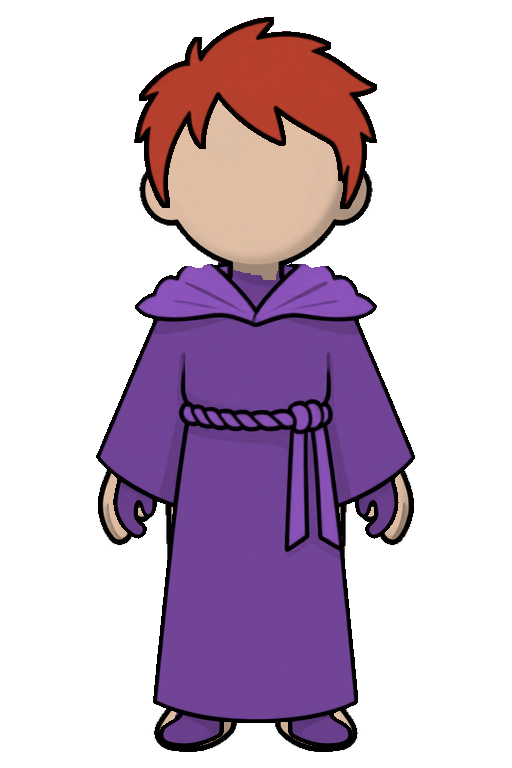
#> input picture art/pass1/char_1.png, 512 x 768 px, given in place of body_a_102_00001_.png, which was not available
$ python gen_parts.py ../../art/pass1/char_1.png
#> lines starting #> are read from the running program, lines starting #| are printed output that depends on the picture; after the words box and inside, x2 and y2 are one past the last pixel; in counts of white or black regions, pixels touching at a corner belong together; pictures that were not available may be replaced by others from this repository, and a replacement may not be noted
#> further down, raw is the input picture: PIL image 512x768 RGBA; mean R, G, B, A 47.6, 29.7, 47.2, 101
### tools/art/artlib.py
"""Helpers for the paper-doll first pass: background removal, anchoring, layer extraction, tint."""
import numpy as np
from PIL import Image, ImageDraw, ImageFilter

CANVAS = (512, 768)   # 4x the game canvas (128x192)
FEET_Y = 752          # feet anchor: bottom centre
BODY_HEIGHT = 690


def remove_background(image, thresh=38):
    """Flood-fills the flat background from the four corners. Returns RGBA."""
#> called with thresh = 38
    rgb = image.convert("RGB")
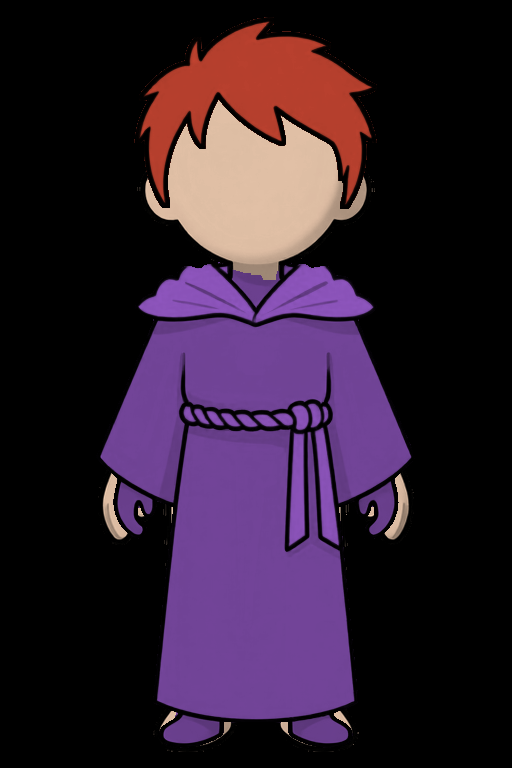
#> rgb: PIL image 512x768 RGB; mean R, G, B 47.6, 29.7, 47.2
    marker = (255, 0, 255)
    work = rgb.copy()
    w, h = work.size
#> w = 512; h = 768
    for corner in [(0, 0), (w - 1, 0), (0, h - 1), (w - 1, h - 1)]:
        ImageDraw.floodfill(work, corner, marker, thresh=thresh)
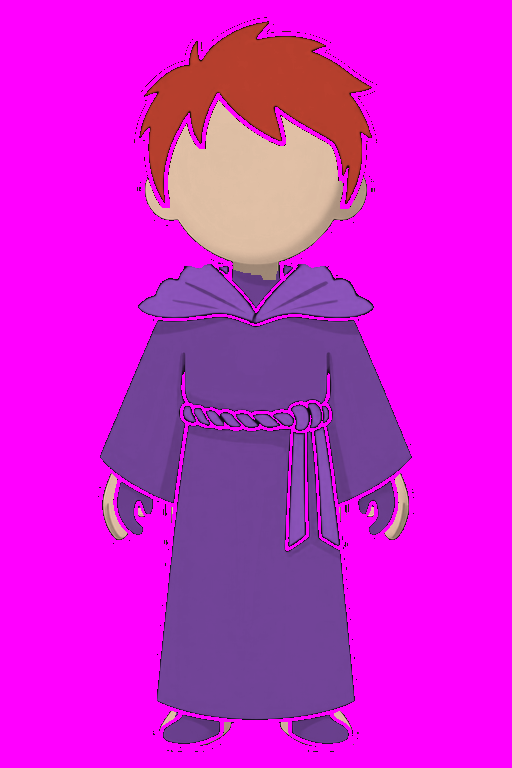
#> work: PIL image 512x768 RGB; mean R, G, B 213.4, 29.6, 213
    background = np.all(np.asarray(work) == marker, axis=-1)
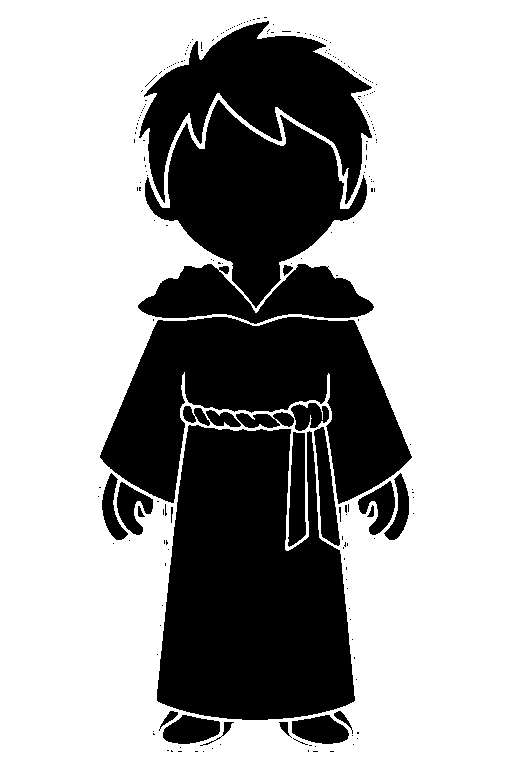
#> background: shape (768, 512) bool; 65.1% white; 220 black regions (194 under 20 px), largest, box (x1, y1, x2, y2) and area: (157, 425, 355, 720) 44613, (100, 317, 412, 504) 31755, (145, 100, 367, 308) 22274
    alpha = Image.fromarray(np.where(background, 0, 255).astype(np.uint8))
    # Pull the edge in by a pixel to drop the white antialiasing fringe.
    alpha = alpha.filter(ImageFilter.MinFilter(3))
#> alpha: PIL image 512x768 L; 32.6% white; 29 white regions (3 under 20 px), largest, box (x1, y1, x2, y2) and area: (158, 426, 354, 719) 43360, (101, 318, 410, 502) 30343, (146, 102, 366, 305) 21146
    out = rgb.convert("RGBA")
    out.putalpha(alpha)
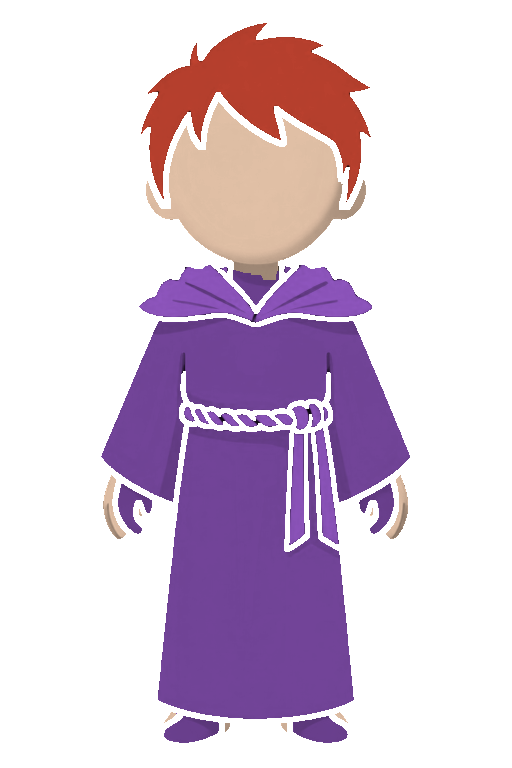
#> out: PIL image 512x768 RGBA; mean R, G, B, A 47.6, 29.7, 47.2, 83.2; transparent parts drawn white
    return out


def anchor(rgba, height=BODY_HEIGHT):
    """Scales the figure to a fixed height and puts its feet on the shared anchor."""
#> called with height = 690
    box = rgba.getchannel("A").getbbox()
#> box = (101, 23, 410, 743)
    figure = rgba.crop(box)
    scale = height / figure.height
#> scale = 0.958
    figure = figure.resize((round(figure.width * scale), height), Image.LANCZOS)
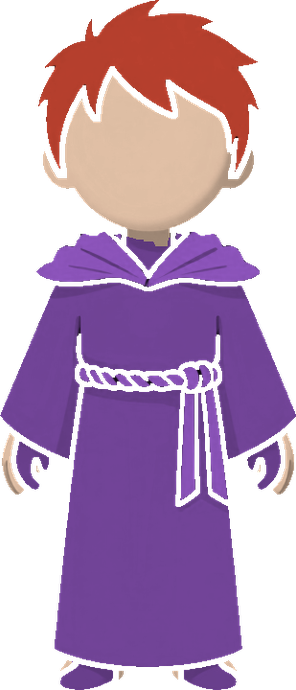
#> figure: PIL image 296x690 RGBA; mean R, G, B, A 87.3, 54.2, 86.6, 147; transparent parts drawn white
    canvas = Image.new("RGBA", CANVAS, (0, 0, 0, 0))
#> canvas: PIL image 512x768 RGBA; every value is 0
    canvas.alpha_composite(figure, ((CANVAS[0] - figure.width) // 2, FEET_Y - height))
    return canvas


def on_white(rgba):
    bg = Image.new("RGBA", rgba.size, (255, 255, 255, 255))
    bg.alpha_composite(rgba)
    return bg.convert("RGB")


def neck_row(rgba):
    """First pinch of the silhouette below the widest row of the head."""
    alpha = np.asarray(rgba.getchannel("A")) > 0
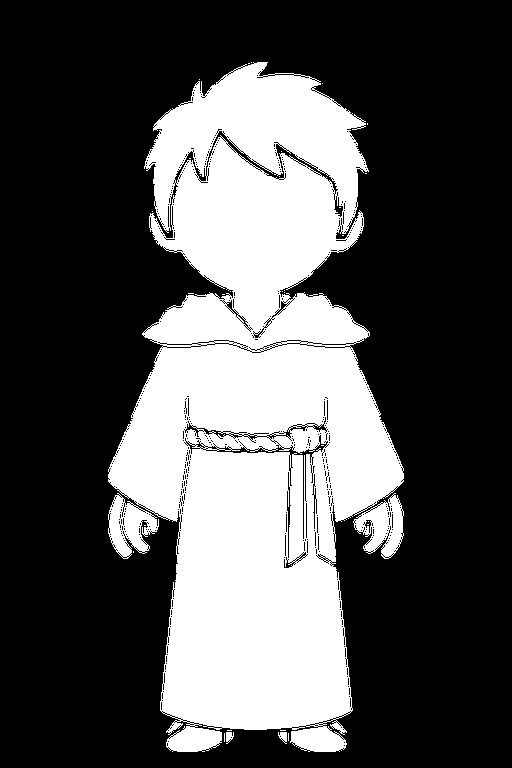
#> alpha: shape (768, 512) bool; 32.4% white; 35 white regions (30 under 20 px), largest, box (x1, y1, x2, y2) and area: (108, 62, 404, 752) 123604, (108, 493, 159, 559) 1800, (353, 493, 404, 559) 1771, (278, 732, 287, 744) 69, (226, 732, 234, 744) 64
    widths = alpha.sum(axis=1)
#> widths = 768 values, max 287 at index 473, min 0 at index 0, mean 165.9
    rows = np.nonzero(widths)[0]
#> rows = 690 values from 62 to 751
    top, bottom = rows[0], rows[-1]
#> top = 62; bottom = 751
    head_widest = max(range(top, top + (bottom - top) // 3), key=lambda y: widths[y])
#> head_widest = 123
    best = head_widest
#> best = 123
    for y in range(head_widest, bottom):
        if widths[y] < widths[best]:
            best = y
        elif widths[y] > widths[best] * 1.25:
            break
#> after the loop, best = 290
    return best


# [90 lines left out: functions extract_coloured, extract_changed, extract_outfit, to_greyscale, tint, stack, not called in this run]

### tools/art/comfy_client.py
"""Tiny ComfyUI API client for the character art first pass (Z-Image Turbo)."""
import json
import os
import time
import urllib.error
import urllib.request

HOST = "http://127.0.0.1:8189"
OUT_DIR = os.path.join(os.path.dirname(os.path.abspath(__file__)), "comfy_out")
INPUT_DIR = os.path.expandvars(r"%LOCALAPPDATA%\Comfy-Desktop\ComfyUI-Installs\ComfyUI\ComfyUI\input")

STYLE = ("2D game character art, clean thick black outlines, cel shaded, flat colours, limited palette, "
         "simple cartoon style, front view, full body, standing straight, arms slightly away from the body, "
         "centered, plain flat pure white background, no shadow on the ground, no text")


def _post(path, payload):
    req = urllib.request.Request(HOST + path, data=json.dumps(payload).encode("utf-8"),
                                 headers={"Content-Type": "application/json"})
    try:
        return json.loads(urllib.request.urlopen(req).read())
    except urllib.error.HTTPError as error:
        raise RuntimeError(error.read().decode("utf-8", "replace")[:1500]) from None


def _get(path):
    return json.loads(urllib.request.urlopen(HOST + path).read())


def run(workflow, timeout=900):
    """Queues a workflow, waits for it, returns the saved image paths."""
    prompt_id = _post("/prompt", {"prompt": workflow})["prompt_id"]
    start = time.time()
    while time.time() - start < timeout:
        history = _get("/history/" + prompt_id)
        if prompt_id in history:
            entry = history[prompt_id]
            status = entry.get("status", {})
            if status.get("status_str") == "error":
                raise RuntimeError(json.dumps(status.get("messages", []))[:2000])
            paths = []
            for node in entry.get("outputs", {}).values():
                for image in node.get("images", []):
                    paths.append(os.path.join(OUT_DIR, image.get("subfolder", ""), image["filename"]))
            return paths, time.time() - start
        time.sleep(1.0)
    raise TimeoutError(prompt_id)


def _base(prompt, seed, steps, prefix):
    return {
        "unet": {"class_type": "UNETLoader", "inputs": {"unet_name": "z_image_turbo_bf16.safetensors", "weight_dtype": "default"}},
        "shift": {"class_type": "ModelSamplingAuraFlow", "inputs": {"model": ["unet", 0], "shift": 3.0}},
        "clip": {"class_type": "CLIPLoader", "inputs": {"clip_name": "qwen_3_4b.safetensors", "type": "lumina2", "device": "cpu"}},
        "vae": {"class_type": "VAELoader", "inputs": {"vae_name": "ae.safetensors"}},
        "pos": {"class_type": "CLIPTextEncode", "inputs": {"clip": ["clip", 0], "text": prompt}},
        "neg": {"class_type": "ConditioningZeroOut", "inputs": {"conditioning": ["pos", 0]}},
        "sample": {"class_type": "KSampler", "inputs": {
            "model": ["shift", 0], "positive": ["pos", 0], "negative": ["neg", 0], "latent_image": ["latent", 0],
            "seed": seed, "steps": steps, "cfg": 1.0, "sampler_name": "res_multistep", "scheduler": "simple", "denoise": 1.0}},
        "decode": {"class_type": "VAEDecode", "inputs": {"samples": ["sample", 0], "vae": ["vae", 0]}},
        "save": {"class_type": "SaveImage", "inputs": {"images": ["decode", 0], "filename_prefix": prefix}},
    }


# [4 lines left out: function txt2img, not called in this run]


def inpaint(prompt, seed, prefix, image_name, mask_name, denoise=1.0, steps=9):
    """Repaints only the white area of `mask_name` (both files live in ComfyUI's input folder)."""
    wf = _base(prompt, seed, steps, prefix)
    wf["image"] = {"class_type": "LoadImage", "inputs": {"image": image_name}}
    wf["mask_image"] = {"class_type": "LoadImage", "inputs": {"image": mask_name}}
    wf["mask"] = {"class_type": "ImageToMask", "inputs": {"image": ["mask_image", 0], "channel": "red"}}
    wf["encode"] = {"class_type": "VAEEncode", "inputs": {"pixels": ["image", 0], "vae": ["vae", 0]}}
    wf["latent"] = {"class_type": "SetLatentNoiseMask", "inputs": {"samples": ["encode", 0], "mask": ["mask", 0]}}
    wf["sample"]["inputs"]["denoise"] = denoise
    return run(wf)

### tools/art/gen_parts.py
"""Builds the two body templates, then inpaints hair and outfits over body A."""
import os
import sys

from PIL import Image, ImageDraw

import artlib
import comfy_client as cc

HERE = os.path.dirname(os.path.abspath(__file__))
WORK = os.path.join(HERE, "pass1")
os.makedirs(WORK, exist_ok=True)

# ----- templates -----
sources = {"a": "body_a_102_00001_.png", "b": "body_b_202_00001_.png"}
templates = {}
for key, name in sources.items():
    raw = Image.open(os.path.join(cc.OUT_DIR, "pass1", name))
    body = artlib.anchor(artlib.remove_background(raw))
    body.save(os.path.join(WORK, "body_%s.png" % key))
    templates[key] = body
    print("body %s: neck row %d" % (key, artlib.neck_row(body)))
#| body a: neck row 290
#> pass 2 of the loop `for key, name in sources.items():`:
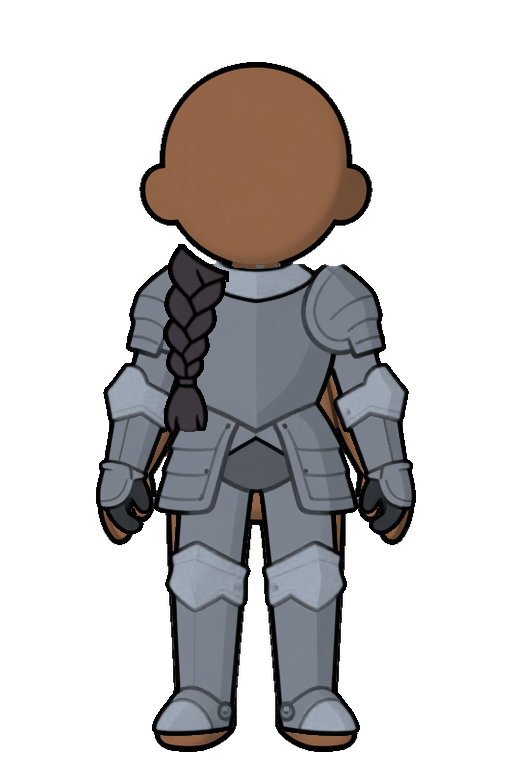
#> input picture art/pass1/char_2.png, 512 x 768 px, given in place of body_b_202_00001_.png, which was not available
#> raw is the input picture: PIL image 512x768 RGBA; mean R, G, B, A 37, 34.4, 34.2, 91.5
#> in remove_background (call 2), `background = np.all(np.asarray(work) == marker, axis=-1)`:
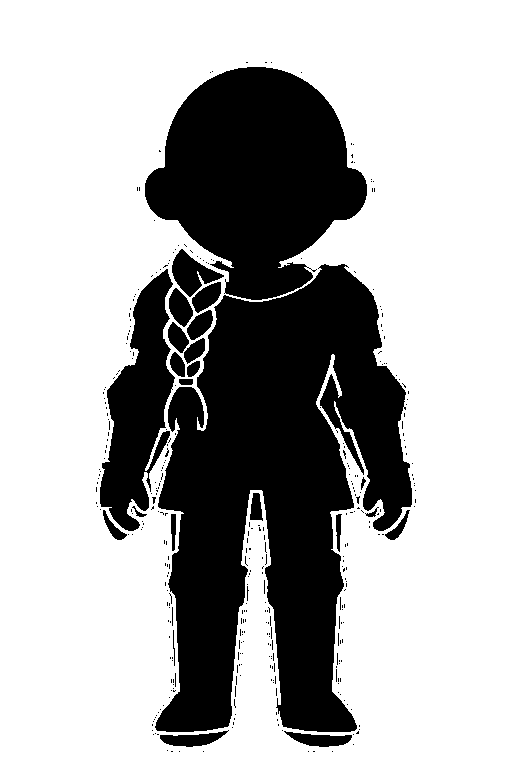
#> background: shape (768, 512) bool; 68.5% white; 367 black regions (344 under 20 px), largest, box (x1, y1, x2, y2) and area: (155, 264, 412, 732) 72481, (145, 67, 367, 300) 33537, (100, 269, 175, 531) 10369
#> in neck_row (call 2), `alpha = np.asarray(rgba.getchannel("A")) > 0`:
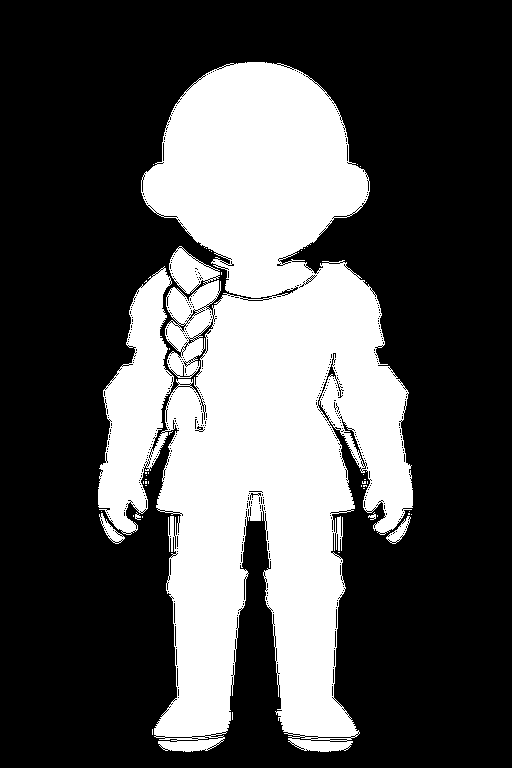
#> alpha: shape (768, 512) bool; 32.5% white; 43 white regions (38 under 20 px), largest, box (x1, y1, x2, y2) and area: (98, 62, 413, 752) 127209, (99, 513, 125, 544) 253, (386, 516, 411, 544) 243, (368, 512, 376, 520) 30, (135, 512, 141, 520) 26
#> widths = 768 values, max 297 at index 393, min 0 at index 0, mean 166.5
#> head_widest = 191
#> after the loop in neck_row (call 2), `for y in range(head_widest, bottom):`: best = 258
#| body b: neck row 258

body = templates["a"]
neck = artlib.neck_row(body)
#> neck = 290
artlib.on_white(body).save(os.path.join(cc.INPUT_DIR, "dmv3_body_a.png"))
#> in on_white, `bg = Image.new("RGBA", rgba.size, (255, 255, 255, 255))`: bg: PIL image 512x768 RGBA; every value is 255


def save_mask(name, box):
#> called with name = 'dmv3_mask_hair.png', box = (0, 0, 512, 320)
    mask = Image.new("RGB", artlib.CANVAS, (0, 0, 0))
#> mask: PIL image 512x768 RGB; every value is 0
    ImageDraw.Draw(mask).rectangle(box, fill=(255, 255, 255))
#> mask: PIL image 512x768 RGB; 41.8% white; 1 white region, box (x1, y1, x2, y2) and area: (0, 0, 512, 321) 164352
    mask.save(os.path.join(cc.INPUT_DIR, name))
    mask.save(os.path.join(WORK, name))


save_mask("dmv3_mask_hair.png", (0, 0, artlib.CANVAS[0], neck + 30))
save_mask("dmv3_mask_outfit.png", (0, neck - 6, artlib.CANVAS[0], artlib.CANVAS[1]))
#> call 2 of save_mask, with name = 'dmv3_mask_outfit.png', box = (0, 284, 512, 768)
#> in save_mask (call 2), `ImageDraw.Draw(mask).rectangle(box, fill=(255, 255, 255))`:
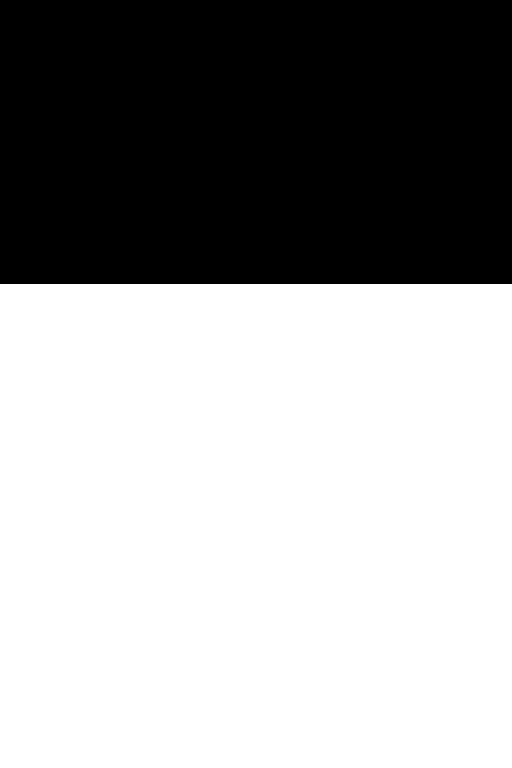
#> mask: PIL image 512x768 RGB; 63% white; 1 black region, box (x1, y1, x2, y2) and area: (0, 0, 512, 284) 145408

if "--templates-only" in sys.argv:
    raise SystemExit

MANNEQUIN = "a blank featureless light grey artist mannequin doll, no face details, "
jobs = [
    ("hair_spiky", "dmv3_mask_hair.png", 301,
     MANNEQUIN + "with a short messy spiky hairstyle, the hair is bright saturated red, the rest of the doll stays plain grey, "),
    ("hair_braid", "dmv3_mask_hair.png", 302,
     MANNEQUIN + "with long hair tied in a thick side braid falling over one shoulder, the hair is bright saturated red, the rest of the doll stays plain grey, "),
    ("outfit_robe", "dmv3_mask_outfit.png", 401,
     MANNEQUIN + "wearing a long wizard robe with a collar, long wide sleeves and a rope belt, the whole robe from the shoulders to the ankles is bright saturated blue, bare grey hands, bald grey head, "),
    ("outfit_armor", "dmv3_mask_outfit.png", 402,
     MANNEQUIN + "wearing a full suit of knight's plate armor with pauldrons, breastplate, gauntlets, leg plates and boots, every piece of the armor is painted bright saturated blue, no grey metal, bald grey head, "),
]
for name, mask, seed, text in jobs:
    if "--outfits-only" in sys.argv and not name.startswith("outfit"):
        continue
#> (the run stopped early here; a loop or call above may not have finished)
